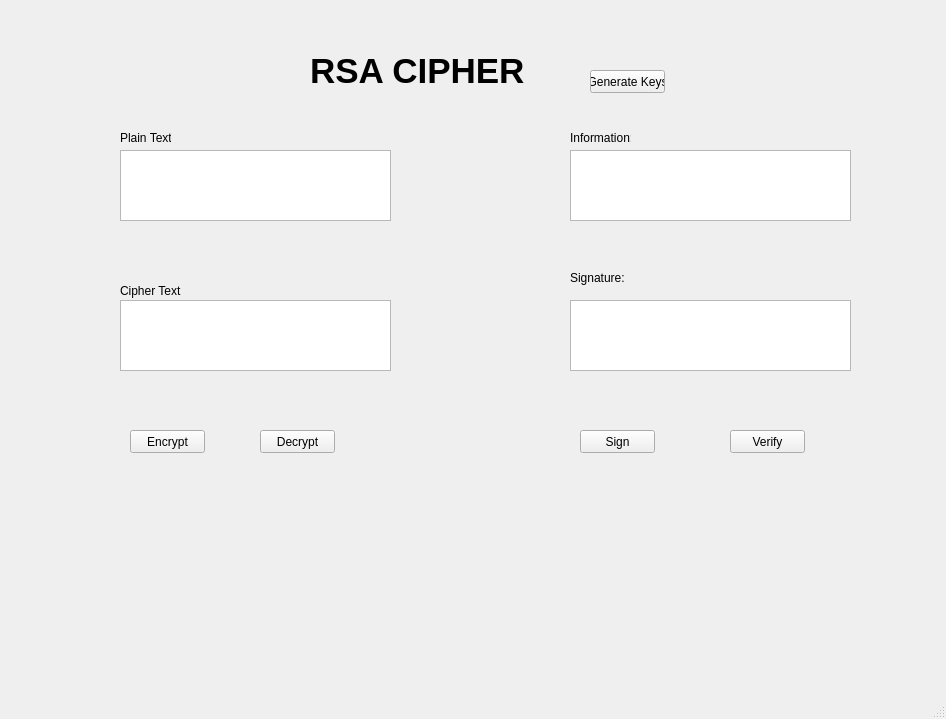
<?xml version="1.0" encoding="UTF-8"?>
<ui version="4.0">
 <class>MainWindow</class>
 <widget class="QMainWindow" name="MainWindow">
  <property name="geometry">
   <rect>
    <x>0</x>
    <y>0</y>
    <width>946</width>
    <height>719</height>
   </rect>
  </property>
  <property name="windowTitle">
   <string>MainWindow</string>
  </property>
  <widget class="QWidget" name="centralwidget">
   <widget class="QLabel" name="label">
    <property name="geometry">
     <rect>
      <x>310</x>
      <y>20</y>
      <width>251</width>
      <height>101</height>
     </rect>
    </property>
    <property name="font">
     <font>
      <pointsize>26</pointsize>
      <weight>75</weight>
      <bold>true</bold>
     </font>
    </property>
    <property name="text">
     <string>RSA CIPHER</string>
    </property>
   </widget>
   <widget class="QLabel" name="label_2">
    <property name="geometry">
     <rect>
      <x>120</x>
      <y>130</y>
      <width>51</width>
      <height>16</height>
     </rect>
    </property>
    <property name="text">
     <string>Plain Text:</string>
    </property>
   </widget>
   <widget class="QLabel" name="label_3">
    <property name="geometry">
     <rect>
      <x>120</x>
      <y>280</y>
      <width>61</width>
      <height>21</height>
     </rect>
    </property>
    <property name="text">
     <string>Cipher Text:</string>
    </property>
   </widget>
   <widget class="QLabel" name="label_4">
    <property name="geometry">
     <rect>
      <x>570</x>
      <y>130</y>
      <width>61</width>
      <height>16</height>
     </rect>
    </property>
    <property name="text">
     <string>Information:</string>
    </property>
   </widget>
   <widget class="QLabel" name="label_5">
    <property name="geometry">
     <rect>
      <x>570</x>
      <y>270</y>
      <width>61</width>
      <height>16</height>
     </rect>
    </property>
    <property name="text">
     <string>Signature:</string>
    </property>
   </widget>
   <widget class="QTextEdit" name="txt_plaintext">
    <property name="geometry">
     <rect>
      <x>120</x>
      <y>150</y>
      <width>271</width>
      <height>71</height>
     </rect>
    </property>
    <property name="html">
     <string>&lt;!DOCTYPE HTML PUBLIC &quot;-//W3C//DTD HTML 4.0//EN&quot; &quot;http://www.w3.org/TR/REC-html40/strict.dtd&quot;&gt;
&lt;html&gt;&lt;head&gt;&lt;meta name=&quot;qrichtext&quot; content=&quot;1&quot; /&gt;&lt;style type=&quot;text/css&quot;&gt;
p, li { white-space: pre-wrap; }
&lt;/style&gt;&lt;/head&gt;&lt;body style=&quot; font-family:'MS Shell Dlg 2'; font-size:8.25pt; font-weight:400; font-style:normal;&quot;&gt;
&lt;p style=&quot;-qt-paragraph-type:empty; margin-top:0px; margin-bottom:0px; margin-left:0px; margin-right:0px; -qt-block-indent:0; text-indent:0px;&quot;&gt;&lt;br /&gt;&lt;/p&gt;&lt;/body&gt;&lt;/html&gt;</string>
    </property>
   </widget>
   <widget class="QTextEdit" name="txt_information">
    <property name="geometry">
     <rect>
      <x>570</x>
      <y>150</y>
      <width>281</width>
      <height>71</height>
     </rect>
    </property>
    <property name="html">
     <string>&lt;!DOCTYPE HTML PUBLIC &quot;-//W3C//DTD HTML 4.0//EN&quot; &quot;http://www.w3.org/TR/REC-html40/strict.dtd&quot;&gt;
&lt;html&gt;&lt;head&gt;&lt;meta name=&quot;qrichtext&quot; content=&quot;1&quot; /&gt;&lt;style type=&quot;text/css&quot;&gt;
p, li { white-space: pre-wrap; }
&lt;/style&gt;&lt;/head&gt;&lt;body style=&quot; font-family:'MS Shell Dlg 2'; font-size:8.25pt; font-weight:400; font-style:normal;&quot;&gt;
&lt;p style=&quot;-qt-paragraph-type:empty; margin-top:0px; margin-bottom:0px; margin-left:0px; margin-right:0px; -qt-block-indent:0; text-indent:0px;&quot;&gt;&lt;br /&gt;&lt;/p&gt;&lt;/body&gt;&lt;/html&gt;</string>
    </property>
   </widget>
   <widget class="QTextEdit" name="txt_ciphertext">
    <property name="geometry">
     <rect>
      <x>120</x>
      <y>300</y>
      <width>271</width>
      <height>71</height>
     </rect>
    </property>
    <property name="html">
     <string>&lt;!DOCTYPE HTML PUBLIC &quot;-//W3C//DTD HTML 4.0//EN&quot; &quot;http://www.w3.org/TR/REC-html40/strict.dtd&quot;&gt;
&lt;html&gt;&lt;head&gt;&lt;meta name=&quot;qrichtext&quot; content=&quot;1&quot; /&gt;&lt;style type=&quot;text/css&quot;&gt;
p, li { white-space: pre-wrap; }
&lt;/style&gt;&lt;/head&gt;&lt;body style=&quot; font-family:'MS Shell Dlg 2'; font-size:8.25pt; font-weight:400; font-style:normal;&quot;&gt;
&lt;p style=&quot;-qt-paragraph-type:empty; margin-top:0px; margin-bottom:0px; margin-left:0px; margin-right:0px; -qt-block-indent:0; text-indent:0px;&quot;&gt;&lt;br /&gt;&lt;/p&gt;&lt;/body&gt;&lt;/html&gt;</string>
    </property>
   </widget>
   <widget class="QTextEdit" name="txt_signature">
    <property name="geometry">
     <rect>
      <x>570</x>
      <y>300</y>
      <width>281</width>
      <height>71</height>
     </rect>
    </property>
    <property name="html">
     <string>&lt;!DOCTYPE HTML PUBLIC &quot;-//W3C//DTD HTML 4.0//EN&quot; &quot;http://www.w3.org/TR/REC-html40/strict.dtd&quot;&gt;
&lt;html&gt;&lt;head&gt;&lt;meta name=&quot;qrichtext&quot; content=&quot;1&quot; /&gt;&lt;style type=&quot;text/css&quot;&gt;
p, li { white-space: pre-wrap; }
&lt;/style&gt;&lt;/head&gt;&lt;body style=&quot; font-family:'MS Shell Dlg 2'; font-size:8.25pt; font-weight:400; font-style:normal;&quot;&gt;
&lt;p style=&quot;-qt-paragraph-type:empty; margin-top:0px; margin-bottom:0px; margin-left:0px; margin-right:0px; -qt-block-indent:0; text-indent:0px;&quot;&gt;&lt;br /&gt;&lt;/p&gt;&lt;/body&gt;&lt;/html&gt;</string>
    </property>
   </widget>
   <widget class="QPushButton" name="btn_generatekey">
    <property name="geometry">
     <rect>
      <x>590</x>
      <y>70</y>
      <width>75</width>
      <height>23</height>
     </rect>
    </property>
    <property name="text">
     <string>Generate Keys</string>
    </property>
   </widget>
   <widget class="QPushButton" name="btn_encrypt">
    <property name="geometry">
     <rect>
      <x>130</x>
      <y>430</y>
      <width>75</width>
      <height>23</height>
     </rect>
    </property>
    <property name="text">
     <string>Encrypt</string>
    </property>
   </widget>
   <widget class="QPushButton" name="btn_decrypt">
    <property name="geometry">
     <rect>
      <x>260</x>
      <y>430</y>
      <width>75</width>
      <height>23</height>
     </rect>
    </property>
    <property name="text">
     <string>Decrypt</string>
    </property>
   </widget>
   <widget class="QPushButton" name="btn_sign">
    <property name="geometry">
     <rect>
      <x>580</x>
      <y>430</y>
      <width>75</width>
      <height>23</height>
     </rect>
    </property>
    <property name="text">
     <string>Sign</string>
    </property>
   </widget>
   <widget class="QPushButton" name="btn_verify">
    <property name="geometry">
     <rect>
      <x>730</x>
      <y>430</y>
      <width>75</width>
      <height>23</height>
     </rect>
    </property>
    <property name="text">
     <string>Verify</string>
    </property>
   </widget>
  </widget>
  <widget class="QMenuBar" name="menubar">
   <property name="geometry">
    <rect>
     <x>0</x>
     <y>0</y>
     <width>946</width>
     <height>21</height>
    </rect>
   </property>
  </widget>
  <widget class="QStatusBar" name="statusbar"/>
 </widget>
 <resources/>
 <connections/>
</ui>
